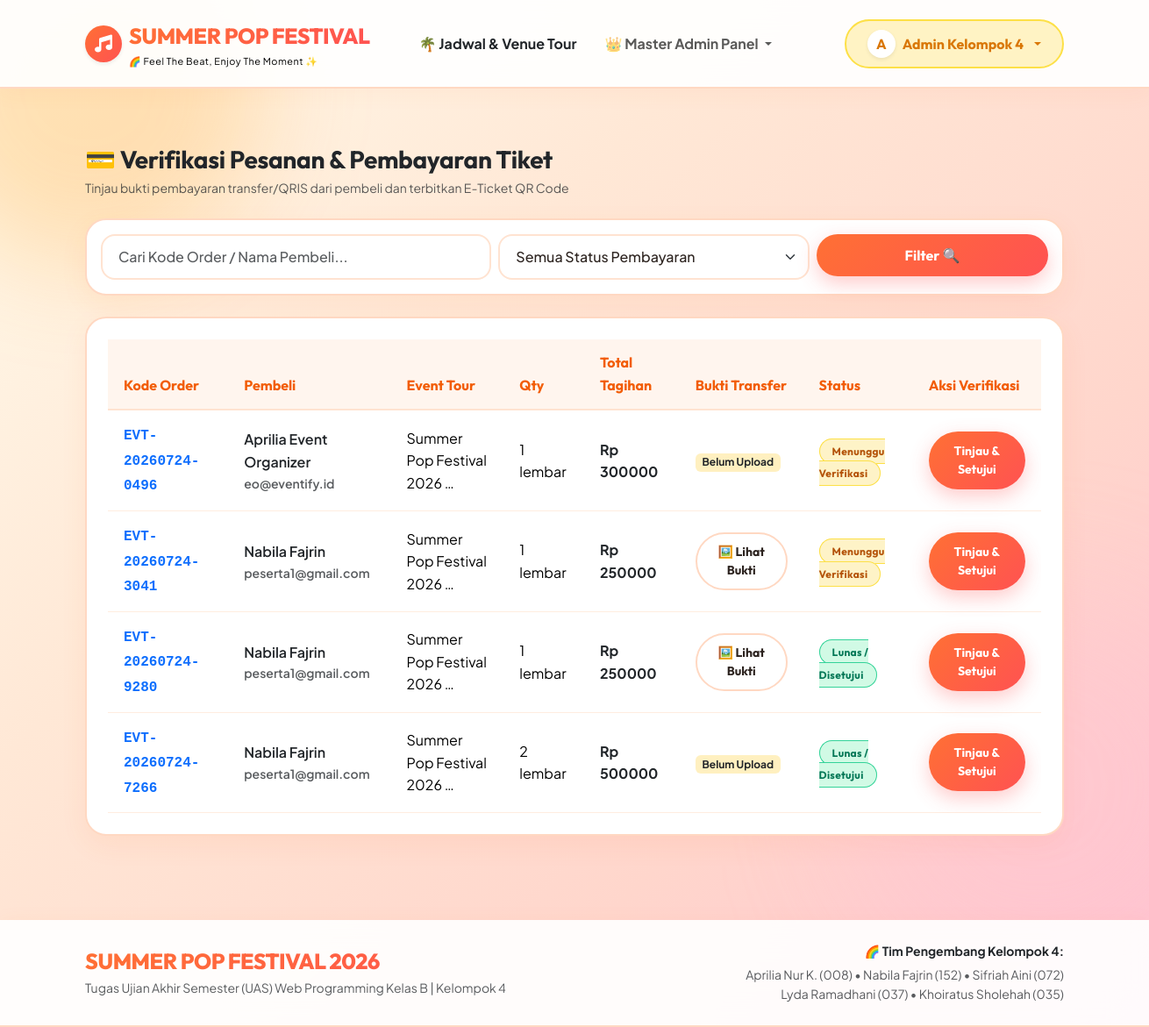
The page /organizer/orders/ (signed in) on the database its author committed.
### events/models.py (models this page shows, shortened)
class Order(models.Model):
    PAYMENT_METHOD_CHOICES = (
        ('BANK_TRANSFER', 'Transfer Bank (BCA / BNI / BRI)'),
        ('EWALLET', 'E-Wallet (GoPay / OVO / Dana)'),
        ('QRIS', 'QRIS Instant'),
    )
    PAYMENT_STATUS_CHOICES = (
        ('PENDING', 'Menunggu Verifikasi'),
        ('PAID', 'Lunas / Disetujui'),
        ('REJECTED', 'Ditolak'),
        ('CANCELLED', 'Dibatalkan'),
    )
    order_code = models.CharField(max_length=30, unique=True)
    buyer = models.ForeignKey(User, on_delete=models.CASCADE, related_name='orders')
    event = models.ForeignKey(Event, on_delete=models.CASCADE, related_name='orders')
    quantity = models.IntegerField(default=1)
    total_amount = models.DecimalField(max_digits=12, decimal_places=0)
    payment_method = models.CharField(max_length=50, choices=PAYMENT_METHOD_CHOICES, default='QRIS')
    payment_proof = models.ImageField(upload_to='payment_proofs/', blank=True, null=True)
    payment_status = models.CharField(max_length=20, choices=PAYMENT_STATUS_CHOICES, default='PENDING')
    payment_date = models.DateTimeField(null=True, blank=True)
    notes = models.TextField(blank=True, default='')
    created_at = models.DateTimeField(auto_now_add=True)
    class Meta:
        ordering = ['-created_at']

class Event(models.Model):
    STATUS_CHOICES = (
        ('UPCOMING', 'Upcoming'),
        ('ONGOING', 'Sedang Berlangsung'),
        ('FINISHED', 'Selesai'),
        ('CANCELLED', 'Dibatalkan'),
    )
    title = models.CharField(max_length=200)
    slug = models.SlugField(unique=True, blank=True)
    category = models.ForeignKey(Category, on_delete=models.CASCADE, related_name='events')
    organizer = models.ForeignKey(User, on_delete=models.CASCADE, related_name='created_events')
    description = models.TextField()
    venue = models.CharField(max_length=200)
    start_date = models.DateTimeField()
    end_date = models.DateTimeField()
    ticket_price = models.DecimalField(max_digits=12, decimal_places=0)
    total_quota = models.IntegerField()
    quota_sold = models.IntegerField(default=0)
    poster = models.ImageField(upload_to='posters/', blank=True, null=True)
    status = models.CharField(max_length=20, choices=STATUS_CHOICES, default='UPCOMING')
    created_at = models.DateTimeField(auto_now_add=True)
    class Meta:
        ordering = ['-start_date']

### events/views.py (the view)
    @login_required
    def _wrapped_view(request, *args, **kwargs):
        is_org = hasattr(request.user, 'profile') and request.user.profile.is_organizer
        if not (is_org or request.user.is_staff):
            messages.error(request, "Akses khusus Event Organizer. Silakan hubungi admin atau daftar sebagai EO.")
            return redirect('home')
        return view_func(request, *args, **kwargs)

### events/context_processors.py (called while the page is built)
def categories_processor(request):
    return {
        'all_categories': Category.objects.all()
    }

### events/views.py (called while the page is built, shortened)
def organizer_required(view_func):
    @login_required
    def _wrapped_view(request, *args, **kwargs):
        is_org = hasattr(request.user, 'profile') and request.user.profile.is_organizer
        if not (is_org or request.user.is_staff):
            messages.error(request, "Akses khusus Event Organizer. Silakan hubungi admin atau daftar sebagai EO.")
            return redirect('home')
        return view_func(request, *args, **kwargs)
    return _wrapped_view

@organizer_required
def organizer_order_list_view(request):
    is_master_admin = request.user.is_staff or request.user.is_superuser
    if is_master_admin:
        orders = Order.objects.all().select_related('event', 'buyer')
    else:
        user_events = Event.objects.filter(organizer=request.user)
        orders = Order.objects.filter(event__in=user_events).select_related('event', 'buyer')
    status_filter = request.GET.get('status', '').strip()
    search_query = request.GET.get('q', '').strip()
    if status_filter:
        orders = orders.filter(payment_status=status_filter)
    context = {
        'orders': orders,
        'selected_status': status_filter,
        'search_query': search_query,
        'is_master_admin': is_master_admin,
    }
    return render(request, 'organizer/order_list.html', context)

### templates/organizer/order_list.html (shortened to what this page needs)
{% extends 'base.html' %}
{% block content %}
<div class="container py-4">
  <div class="d-flex justify-content-between align-items-center mb-4">
    <div>
      <h3 class="fw-bold text-dark mb-1" style="font-family: 'Outfit', sans-serif;">💳 Verifikasi Pesanan & Pembayaran Tiket</h3>
      <p class="text-muted small mb-0">Tinjau bukti pembayaran transfer/QRIS dari pembeli dan terbitkan E-Ticket QR Code</p>
    </div>
  </div>
  <div class="cute-card p-3 mb-4">
    <form method="get" class="row g-2">
      <div class="col-md-5">
        <input type="text" name="q" value="{{ search_query }}" class="form-control" placeholder="Cari Kode Order / Nama Pembeli...">
      </div>
      <div class="col-md-4">
        <select name="status" class="form-select">
          <option value="">Semua Status Pembayaran</option>
        </select>
      </div>
      <div class="col-md-3">
        <button type="submit" class="btn btn-coral w-100 font-weight-bold">Filter 🔍</button>
      </div>
    </form>
  </div>
  <div class="cute-card p-4">
    {% if orders %}
      <div class="table-responsive">
        <table class="table table-cute align-middle mb-0">
          <thead>
            <tr>
              <th>Kode Order</th>
              <th>Pembeli</th>
              <th>Event Tour</th>
              <th>Qty</th>
              <th>Total Tagihan</th>
              <th>Bukti Transfer</th>
              <th>Status</th>
              <th>Aksi Verifikasi</th>
            </tr>
          </thead>
          <tbody>
            {% for order in orders %}
              <tr>
                <td>
                  <a href="{% url 'organizer_order_detail' pk=order.pk %}" class="font-monospace text-orange text-decoration-none fw-bold">
                    {{ order.order_code }}
                  </a>
                </td>
                <td class="fw-semibold text-dark">
                  {{ order.buyer.get_full_name|default:order.buyer.username }}
                  <small class="d-block text-muted">{{ order.buyer.email }}</small>
                </td>
                <td>{{ order.event.title|truncatewords:4 }}</td>
                <td>{{ order.quantity }} lembar</td>
                <td class="fw-bold text-dark">Rp {{ order.total_amount|floatformat:0 }}</td>
                <td>
                  {% if order.payment_proof %}
                    <a href="{{ order.payment_proof.url }}" target="_blank" class="btn btn-outline-cute btn-sm text-orange">
                      🖼️ Lihat Bukti
                    </a>
                  {% else %}
                    <span class="badge bg-warning bg-opacity-25 text-dark">Belum Upload</span>
                  {% endif %}
                </td>
                <td>
                  <span class="badge-status badge-{{ order.payment_status|lower }}">
                    {{ order.get_payment_status_display }}
                  </span>
                </td>
                <td>
                  <a href="{% url 'organizer_order_detail' pk=order.pk %}" class="btn btn-coral btn-sm text-white font-weight-bold">
                    Tinjau & Setujui
                  </a>
                </td>
              </tr>
            {% endfor %}
          </tbody>
        </table>
      </div>
    {% else %}
      <div class="text-center py-5">
        <div class="fs-1 text-muted mb-2">📋</div>
        <h4 class="text-dark fw-bold" style="font-family: 'Outfit', sans-serif;">Tidak Ada Pesanan</h4>
        <p class="text-muted">Tidak ditemukan pesanan tiket sesuai dengan filter ini.</p>
      </div>
    {% endif %}
  </div>
</div>
{% endblock %}

### templates/navbar.html (shortened to what this page needs)
{% load static %}
<nav class="navbar navbar-expand-lg sticky-top soft-nav py-3">
  <div class="container">
    <a class="navbar-brand d-flex align-items-center gap-2" href="{% url 'home' %}">
      <div class="rounded-circle p-2 d-flex align-items-center justify-content-center shadow-sm" style="background: linear-gradient(135deg, #ff7034, #ff5252); width: 42px; height: 42px;">
        <i class="fa-solid fa-music text-white fs-5"></i>
      </div>
      <div>
        <span class="brand-title">SUMMER POP FESTIVAL</span>
        <small class="d-block text-orange font-weight-bold" style="font-size: 0.68rem; letter-spacing: 0.5px;">🌈 Feel The Beat, Enjoy The Moment ✨</small>
      </div>
    </a>
    <div class="collapse navbar-collapse" id="navbarNav">
      <ul class="navbar-nav me-auto mb-2 mb-lg-0 ms-lg-4">
        <li class="nav-item">
          <a class="nav-link text-dark fw-bold px-3" href="{% url 'home' %}">
            🌴 Jadwal & Venue Tour
          </a>
        </li>
        {% if user.is_authenticated %}
          {% if user.profile.is_organizer or user.is_staff %}
            <li class="nav-item dropdown">
              <a class="nav-link dropdown-toggle text-orange fw-bold px-3" href="#" id="eoDropdown" role="button" data-bs-toggle="dropdown">
                {% if user.is_staff %}👑 Master Admin Panel{% else %}✨ Panel Organizer (EO){% endif %}
              </a>
            </li>
          {% endif %}
        {% endif %}
      </ul>
      <div class="d-flex align-items-center gap-2">
        {% if user.is_authenticated %}
          <div class="dropdown">
            <button class="btn btn-soft-yellow dropdown-toggle d-flex align-items-center gap-2" type="button" data-bs-toggle="dropdown">
              <div class="rounded-circle bg-white text-orange fw-bold d-flex align-items-center justify-content-center shadow-sm" style="width: 32px; height: 32px;">
                {{ user.username|slice:":1"|upper }}
              </div>
              <span class="d-none d-md-inline">{{ user.first_name|default:user.username }}</span>
            </button>
          </div>
        {% else %}
          <a href="{% url 'login' %}" class="btn btn-outline-cute">Masuk</a>
          <a href="{% url 'register' %}" class="btn btn-coral">Daftar Akun</a>
        {% endif %}
      </div>
    </div>
  </div>
</nav>

### static/css/styles.css (style rules this page uses)
html { scroll-behavior: smooth; }
:root { --bg-gradient: linear-gradient(135deg, #fffbeb 0%, #ffe8d6 35%, #ffd6cc 70%, #ffc2d1 100%); --bg-card: #ffffff; --bg-card-soft: #fffdf9; --bg-banner: linear-gradient(135deg, #ff9f1c 0%, #ff7034 50%, #ff5252 100%); --primary-coral: #ff5252; --primary-orange: #ff7034; --primary-yellow: #ff9f1c; --soft-yellow: #fffae6; --soft-pink: #ffe5ec; --soft-purple: #f3e8ff; --soft-mint: #d1fae5; --soft-blue: #e0f2fe; --text-dark: #2d2420; --text-muted: #6e6259; --text-orange: #f25c05; --border-color: #ffd8c2; --border-radius: 24px; --shadow-soft: 0 10px 30px rgba(255, 112, 52, 0.08); --shadow-hover: 0 20px 45px rgba(255, 82, 82, 0.18); --font-body: 'Plus Jakarta Sans', sans-serif; --font-heading: 'Outfit', 'Fredoka', sans-serif; }
body { font-family: var(--font-body); background: var(--bg-gradient); color: var(--text-dark); min-height: 100vh; display: flex; flex-direction: column; position: relative; overflow-x: hidden; background-attachment: fixed; line-height: 1.6; }
body::before { content: ''; position: absolute; top: -100px; left: -100px; width: 400px; height: 400px; background: rgba(255, 159, 28, 0.25); border-radius: 50%; filter: blur(60px); z-index: -1; pointer-events: none; }
body::after { content: ''; position: absolute; bottom: 50px; right: -100px; width: 450px; height: 450px; background: rgba(255, 194, 209, 0.35); border-radius: 50%; filter: blur(70px); z-index: -1; pointer-events: none; }
.soft-nav { background: rgba(255, 255, 255, 0.92); backdrop-filter: blur(20px); -webkit-backdrop-filter: blur(20px); border-bottom: 2px solid var(--border-color); box-shadow: 0 4px 25px rgba(255, 112, 52, 0.06); z-index: 1000; }
.brand-title { font-family: var(--font-heading); font-weight: 800; font-size: 1.55rem; letter-spacing: -0.5px; background: linear-gradient(135deg, #ff7034, #ff5252); -webkit-background-clip: text; -webkit-text-fill-color: transparent; }
h1, h2, h3, h4, h5, h6 { font-family: var(--font-heading); letter-spacing: -0.3px; }
.cute-card { background: var(--bg-card); border: 2px solid var(--border-color); border-radius: var(--border-radius); box-shadow: var(--shadow-soft); transition: all 0.35s cubic-bezier(0.16, 1, 0.3, 1); }
.badge-status { padding: 6px 14px; font-size: 0.75rem; font-weight: 700; border-radius: 50px; letter-spacing: 0.3px; font-family: var(--font-heading); }
.badge-paid { background: #d1fae5; color: #047857; border: 1.5px solid #34d399; }
.badge-pending { background: #fef3c7; color: #b45309; border: 1.5px solid #fde047; }
.btn-coral { background: linear-gradient(135deg, #ff7034, #ff5252); color: #ffffff !important; border: none; font-family: var(--font-heading); font-weight: 700; border-radius: 50px; padding: 12px 28px; box-shadow: 0 8px 22px rgba(255, 82, 82, 0.3); transition: all 0.25s ease; }
.btn-soft-yellow { background: #fff3c4; color: #d97706 !important; border: 2px solid #fde047; font-family: var(--font-heading); font-weight: 700; border-radius: 50px; padding: 10px 24px; transition: all 0.25s ease; }
.btn-outline-cute { background: #ffffff; border: 2px solid var(--border-color); color: var(--text-dark); font-family: var(--font-heading); font-weight: 700; border-radius: 50px; padding: 10px 22px; transition: all 0.2s ease; }
.form-control, .form-select { background-color: #ffffff !important; border: 2px solid #ffe3d1 !important; color: var(--text-dark) !important; border-radius: 16px; padding: 12px 18px; font-weight: 500; }
.table-cute { color: var(--text-dark); }
.table-cute th { background-color: #fff5ee; color: var(--text-orange); font-family: var(--font-heading); font-weight: 700; border-bottom: 2px solid #ffe3d1; padding: 14px 18px; }
.table-cute td { border-bottom: 1px solid #ffede0; padding: 14px 18px; vertical-align: middle; }

### rows shown on the page
Order: order_code "EVT-20260724-0496", buyer.get_full_name "Aprilia Event Organizer", buyer.email "eo@eventify.id", event "Summer Pop Festival 2026 …", quantity "1", total_amount "300000", payment_proof "Belum Upload", payment_status "Menunggu Verifikasi"
Order: order_code "EVT-20260724-3041", buyer.get_full_name "Nabila Fajrin", buyer.email "peserta1@gmail.com", event "Summer Pop Festival 2026 …", quantity "1", total_amount "250000", payment_status "Menunggu Verifikasi"
Order: order_code "EVT-20260724-9280", buyer.get_full_name "Nabila Fajrin", buyer.email "peserta1@gmail.com", event "Summer Pop Festival 2026 …", quantity "1", total_amount "250000", payment_status "Lunas / Disetujui"
Order: order_code "EVT-20260724-7266", buyer.get_full_name "Nabila Fajrin", buyer.email "peserta1@gmail.com", event "Summer Pop Festival 2026 …", quantity "2", total_amount "500000", payment_proof "Belum Upload", payment_status "Lunas / Disetujui"

### other values the page prints
{{ user.username|slice:":1"|upper }} "A"
{{ user.first_name|default:user.username }} "Admin Kelompok 4"
